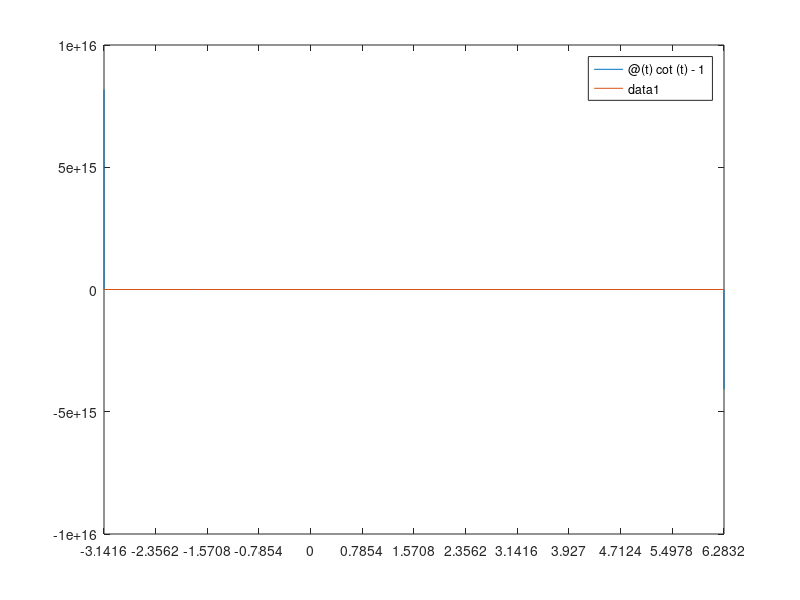

The MATLAB script that drew this image: (Note: this script raises an error after producing the figure.)
clear all;
close all;
figure(1)

eq1 = @(t) cot(t)-1;
eq2 = @(t) 0;

ax = gca;
fplot(eq1,[-pi,2*pi]);
hold on;
fplot(eq2,[-pi,2*pi],LineWidth=1.5);
set(gca,'XTick',-pi:pi/4:4*pi);
ax.XTickLabel = {'-\pi','-3\pi/4','-\pi/2','-\pi/4','0','\pi/4','\pi/2','3\pi/4','\pi','5\pi/4','3\pi/2','7\pi/4','2\pi'};
ylim([-5 5])
legend('cot(t)-1', '0')

grid on;

figure(2)

t = linspace(-0.1, 2, 1000);

c = [0.1, 10];

x = c(1).*sin(t).*exp(-t);
subplot(1,2,1);
plot(t, x);
grid on;
hold on;   
legend('c = 0.1')
xlabel('t')
ylabel('x(t)')
x = c(2).*sin(t).*exp(-t);
subplot(1,2,2);
plot(t, x);
hold on;
grid on;
legend('c = 10')
xlabel('t')
ylabel('x(t)')

figure(3)

t = linspace(0, 2, 1000);

c = [0.1, 10];

x = c(1).*sin(t).*exp(-t);
subplot(1,2,1);
plot(t, x);
grid on;
hold on;   
legend('c = 0.1')
xlabel('t')
ylabel('x(t)')
x = c(2).*sin(t).*exp(-t);
subplot(1,2,2);
plot(t, x);
hold on;
grid on;
legend('c = 10')
xlabel('t')
ylabel('x(t)')

figure(4)

t = linspace(0, 5, 1000);

for c = -5:5
    x = c.*sin(t).*exp(-t);
    plot(t, x);
    grid on;
    hold on;
end
xlabel('t')
ylabel('x(t)')